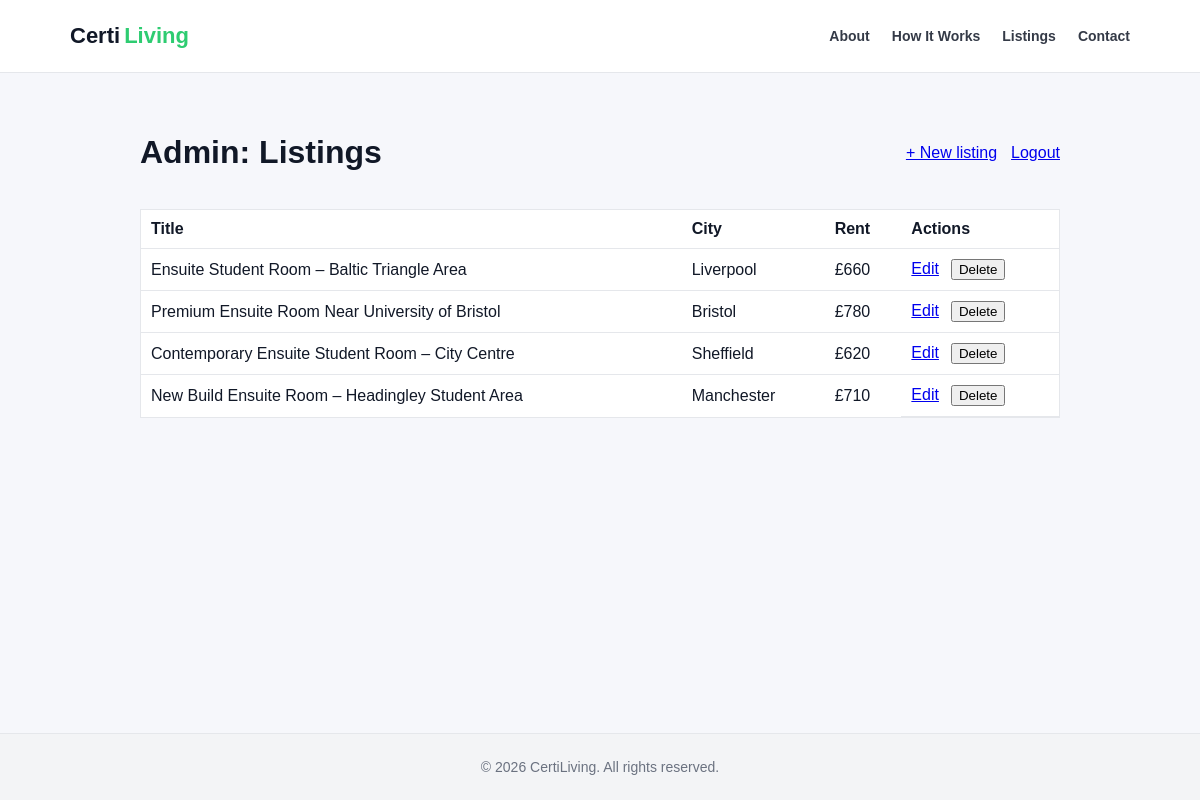
The page /admin/listings (signed in) on the database its author committed.
### tables this page shows
CREATE TABLE listings (
    id INTEGER PRIMARY KEY AUTOINCREMENT,

    title TEXT NOT NULL,
    description TEXT NOT NULL,

    city TEXT NOT NULL,
    address TEXT,

    rent_pcm INTEGER NOT NULL,
    deposit INTEGER,

    room_type TEXT,
    bills_included BOOLEAN DEFAULT 0,

    available_from DATE,

    photo_url TEXT,

    created TIMESTAMP DEFAULT CURRENT_TIMESTAMP
);

### app/admin.py (the view)
@bp.route("/listings")
@admin_required
def listings_index():
    db = get_db()
    listings = db.execute("SELECT * FROM listings ORDER BY created DESC").fetchall()
    return render_template("admin/listings_index.html", listings=listings)

### app/admin.py (called while the page is built)
def admin_required(view):
    @wraps(view)
    def wrapped(*args, **kwargs):
        if not session.get("is_admin"):
            return redirect(url_for("admin.login"))
        return view(*args, **kwargs)
    return wrapped

### app/db.py (called while the page is built)
def get_db():
    if 'db' not in g:
        g.db = sqlite3.connect(
            current_app.config['DATABASE'],
            detect_types=sqlite3.PARSE_DECLTYPES,
        )
        g.db.row_factory = sqlite3.Row
        g.db.execute('PRAGMA foreign_keys = ON')
    return g.db

### app/templates/admin/listings_index.html
{% extends "admin/base.html" %}
{% block content %}
<div class="container admin-page">
  <div class="admin-toolbar">
    <h1>Admin: Listings</h1>
    <div class="admin-actions">
      <a href="{{ url_for('admin.listings_new') }}">+ New listing</a>
      <a href="{{ url_for('admin.logout') }}">Logout</a>
    </div>
  </div>
  <table class="admin-table">
    <tr>
      <th>Title</th><th>City</th><th>Rent</th><th>Actions</th>
    </tr>
    {% for l in listings %}
    <tr>
      <td>{{ l['title'] }}</td>
      <td>{{ l['city'] }}</td>
      <td>&pound;{{ l['rent_pcm'] }}</td>
      <td class="admin-row-actions">
        <a href="{{ url_for('admin.listings_edit', listing_id=l['id']) }}">Edit</a>
        <form method="post" action="{{ url_for('admin.listings_delete', listing_id=l['id']) }}">
          <button type="submit" onclick="return confirm('Delete this listing?')">Delete</button>
        </form>
      </td>
    </tr>
    {% endfor %}
  </table>
</div>
{% endblock %}

### app/templates/admin/base.html
{% extends "base.html" %}
{% block extra_head %}
  <link rel="stylesheet" href="{{ url_for('static', filename='css/admin.css') }}">
{% endblock %}

### app/templates/base.html (shortened to what this page needs)
<!DOCTYPE html>
<html>
<head>
    <link rel="stylesheet" href="{{ url_for('static', filename='css/style.css') }}">
    {% block extra_head %}{% endblock %}
</head>
<body>
<header class="navbar">
  <div class="container nav-inner">
    <a class="brand" href="{{ url_for('listings.index') }}">
      <span class="brand-certi">Certi</span><span class="brand-living">Living</span>
    </a>
    <nav class="nav-links">
      <a href="{{ url_for('listings.index') }}#why">About</a>
      <a href="{{ url_for('listings.index') }}#how">How It Works</a>
      <a href="{{ url_for('listings.index') }}#listings">Listings</a>
      <a href="{{ url_for('listings.index') }}#contact">Contact</a>
    </nav>
  </div>
</header>
<main>
    {% block content %}{% endblock %}
</main>
<footer class="site-footer">
  <div class="footer-inner">
    &copy; 2026 CertiLiving. All rights reserved.
  </div>
</footer>
</body>
</html>

### app/static/css/style.css (style rules this page uses)
:root { --max-width: 1100px; --gutter: 20px; --bg: #f6f7fb; --text: #111827; --muted: #6b7280; --accent: #2ecc71; --accent-dark: #27ae60; --border: #e5e7eb; --shadow: 0 8px 25px rgba(0,0,0,0.06); --shadow-soft: 0 4px 10px rgba(0,0,0,0.05); }
*, *::before, *::after { box-sizing: border-box; }
html { scroll-behavior: smooth; }
body { margin: 0; font-family: Arial, sans-serif; background: var(--bg); color: var(--text); min-height: 100vh; display: flex; flex-direction: column; }
main { flex: 1; }
.container { max-width: var(--max-width); margin: 0 auto; padding: 40px var(--gutter) 24px; }
.navbar { background: #fff; border-bottom: 1px solid var(--border); position: sticky; top: 0; z-index: 1000; }
.nav-inner { height: 72px; display: flex; align-items: center; justify-content: space-between; padding: 0 var(--gutter); max-width: var(--max-width); margin: 0 auto; }
.brand { font-weight: 800; font-size: 22px; text-decoration: none; color: var(--text); }
.brand-certi { color: var(--text); }
.brand-living { color: var(--accent); margin-left: 4px; }
.nav-links { display: flex; gap: 22px; align-items: center; }
.nav-links a { text-decoration: none; color: var(--text); font-weight: 600; font-size: 14px; opacity: 0.85; }
.site-footer { margin-top: 32px; padding: 25px var(--gutter); background: #f3f4f6; text-align: center; font-size: 14px; color: var(--muted); border-top: 1px solid var(--border); }

### app/static/css/admin.css (style rules this page uses)
.admin-page { max-width: 960px; }
.admin-toolbar { display: flex; justify-content: space-between; align-items: center; gap: 16px; margin-bottom: 16px; }
.admin-actions { display: flex; gap: 14px; align-items: center; }
.admin-table { width: 100%; border-collapse: collapse; background: #fff; border: 1px solid #e5e7eb; }
.admin-table th, .admin-table td { text-align: left; padding: 10px; border-bottom: 1px solid #e5e7eb; }
.admin-row-actions { display: flex; align-items: center; gap: 12px; }
.admin-row-actions form { margin: 0; }

### rows shown on the page
listings: title "Ensuite Student Room – Baltic Triangle Area", city "Liverpool", rent_pcm "660"
listings: title "Premium Ensuite Room Near University of Bristol", city "Bristol", rent_pcm "780"
listings: title "Contemporary Ensuite Student Room – City Centre", city "Sheffield", rent_pcm "620"
listings: title "New Build Ensuite Room – Headingley Student Area", city "Manchester", rent_pcm "710"
